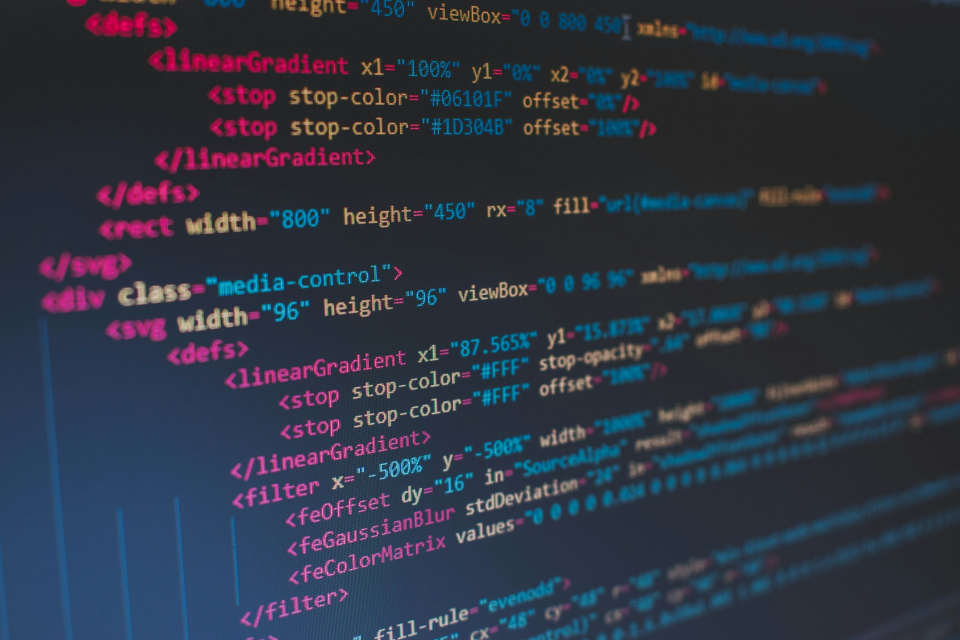
#> input picture scripts/.photo_cache_innovation/innovation-in-action_0.jpg, 1920 x 1280 px, found by its file name (shown at 1/2 size); its folder holds only this picture in this run
$ python generate_innovation_video.py
#> lines starting #> are read from the running program, lines starting #| are printed output that depends on the picture
import os
import urllib.request
import numpy as np
from PIL import Image, ImageDraw, ImageFont, ImageOps
import imageio
import time
import json

def generate_innovation_video():
    slug = "innovation-in-action"
    title_upper = "INNOVATION IN ACTION"
    cache_dir_name = "innovation"

    default_data = [
        {"title": "CODING", "desc": "Building the future through code.", "photo": "https://images.unsplash.com/photo-1542831371-29b0f74f9713?w=1920&auto=format&fit=crop&q=80", "color": [0, 240, 255]},
        {"title": "WORKSHOPS", "desc": "Hands-on experience and rapid prototyping.", "photo": "https://images.unsplash.com/photo-1517048676732-d65bc937f952?w=1920&auto=format&fit=crop&q=80", "color": [255, 68, 119]}
    ]

    width, height = 1920, 1080
    fps = 30
    seconds_per_slide = 5
    transition_seconds = 2

    frames_per_slide = fps * seconds_per_slide
    frames_transition = fps * transition_seconds

    os.makedirs("public/media", exist_ok=True)
    os.makedirs("dist/media", exist_ok=True)
    cache_dir = f"scripts/.photo_cache_{cache_dir_name}"
    os.makedirs(cache_dir, exist_ok=True)

    try:
        font_cinematic_huge = ImageFont.truetype("C:/Windows/Fonts/bahnschrift.ttf", 100)
        font_cinematic_sub = ImageFont.truetype("C:/Windows/Fonts/bahnschrift.ttf", 55)
        font_quote = ImageFont.truetype("C:/Windows/Fonts/bahnschrift.ttf", 45)
        font_div = ImageFont.truetype("C:/Windows/Fonts/arialbd.ttf", 22)
    except Exception:
        font_cinematic_huge = font_cinematic_sub = font_quote = font_div = ImageFont.load_default()

    json_path = f"public/assets/data/{slug}_data.json"
    if not os.path.exists(json_path):
        json_path = f"dist/assets/data/{slug}_data.json"

    if os.path.exists(json_path):
        with open(json_path, 'r', encoding='utf-8') as f:
            slides_data = json.load(f)
    else:
        slides_data = default_data

    colors_palette = [(186, 124, 222), (0, 240, 255), (255, 68, 119), (255, 170, 0), (0, 255, 136)]
    for idx, item in enumerate(slides_data):
        if "color" not in item or not item["color"]:
            item["color"] = colors_palette[idx % len(colors_palette)]
        elif isinstance(item["color"], list):
            item["color"] = tuple(item["color"])

    print(f"Generating {len(slides_data)} slides for {slug}...")
    slides_np = []

    for i, item in enumerate(slides_data):
        base = Image.new('RGB', (width, height), (5, 5, 8))
        draw = ImageDraw.Draw(base)

        photo_img = None
        photo_path = item.get("photo") or item.get("url", "")
        try:
            if photo_path.startswith("http://") or photo_path.startswith("https://"):
                cache_file = os.path.join(cache_dir, f"{slug}_{i}.jpg")
                if not os.path.exists(cache_file):
                    req = urllib.request.Request(photo_path, headers={'User-Agent': 'Mozilla/5.0'})
                    with urllib.request.urlopen(req, timeout=4) as resp, open(cache_file, 'wb') as out:
                        out.write(resp.read())
                if os.path.exists(cache_file):
                    photo_img = Image.open(cache_file).convert('RGB')
#> photo_img is the input picture: PIL image 1920x1280 RGB; mean R, G, B 47.6, 53, 67.1
            else:
                target = None
                for candidate in [photo_path, os.path.join("public", photo_path), os.path.join("dist", photo_path)]:
                    if os.path.exists(candidate):
                        target = candidate
                        break
                if target:
                    photo_img = Image.open(target).convert('RGB')
        except Exception:
            pass

        if photo_img:
            photo_img = ImageOps.fit(photo_img, (width, height), Image.Resampling.LANCZOS)
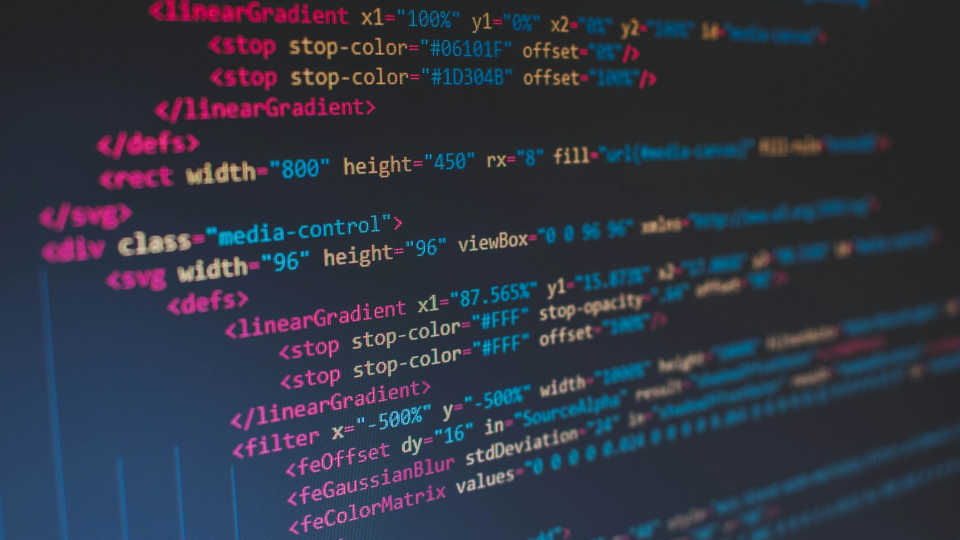
#> photo_img: PIL image 1920x1080 RGB (shown at 1/2 size); mean R, G, B 48, 52.8, 66.6
            overlay = Image.new('RGBA', (width, height), (0, 0, 0, 100))
            base.paste(photo_img, (0, 0))
            base.paste(overlay, (0, 0), overlay)
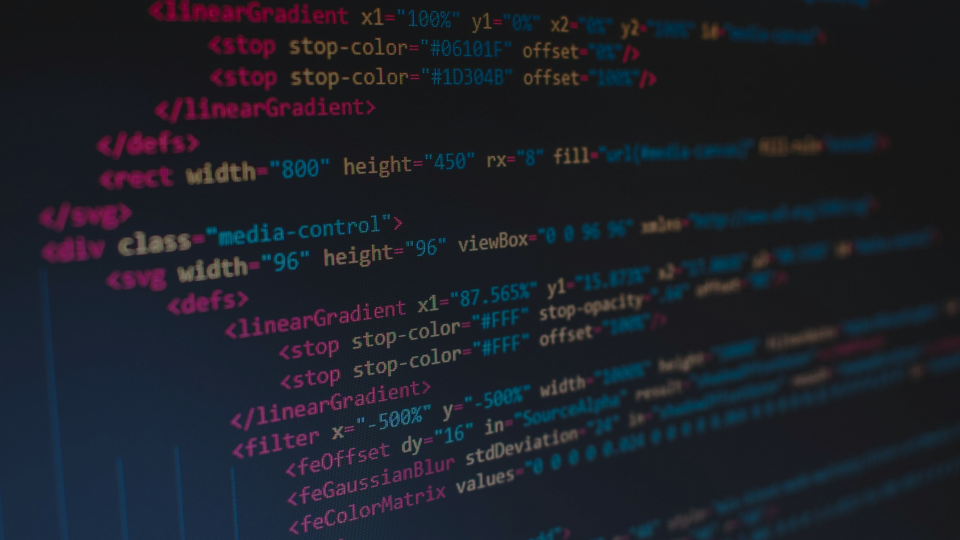
#> base: PIL image 1920x1080 RGB (shown at 1/2 size); mean R, G, B 29.2, 32.1, 40.5
        else:
            for x in range(0, width, 60):
                draw.line([(x, 0), (x, height)], fill=(25, 20, 30), width=1)
            for y in range(0, height, 60):
                draw.line([(0, y), (width, y)], fill=(25, 20, 30), width=1)

        title_text = item.get("title", title_upper)
        quote_text = item.get("desc", item.get("quote", "Innovation meets leadership."))

        import textwrap
        wrapped_sub = textwrap.wrap(quote_text, width=65)

        bx = 120
        by = height - 300 - (len(wrapped_sub) - 1) * 50

        draw.text((bx, by), title_text, fill=(255, 255, 255), font=font_cinematic_huge)

        for line_i, line in enumerate(wrapped_sub):
            draw.text((bx + 5, by + 120 + line_i * 50), line, fill=(200, 210, 220), font=font_quote)

        c = tuple(item.get("color", [0, 255, 170]))
        draw.text((120, 90), title_upper, fill=(255, 255, 255), font=font_div)
        draw.text((width - 300, 90), f"ACT {i+1:02d} // 2026", fill=c, font=font_div)

        slides_np.append(np.array(base))
        if i == 0:
            base.save(f"public/media/{slug}-slideshow-thumbnail.jpg", "JPEG", quality=95)
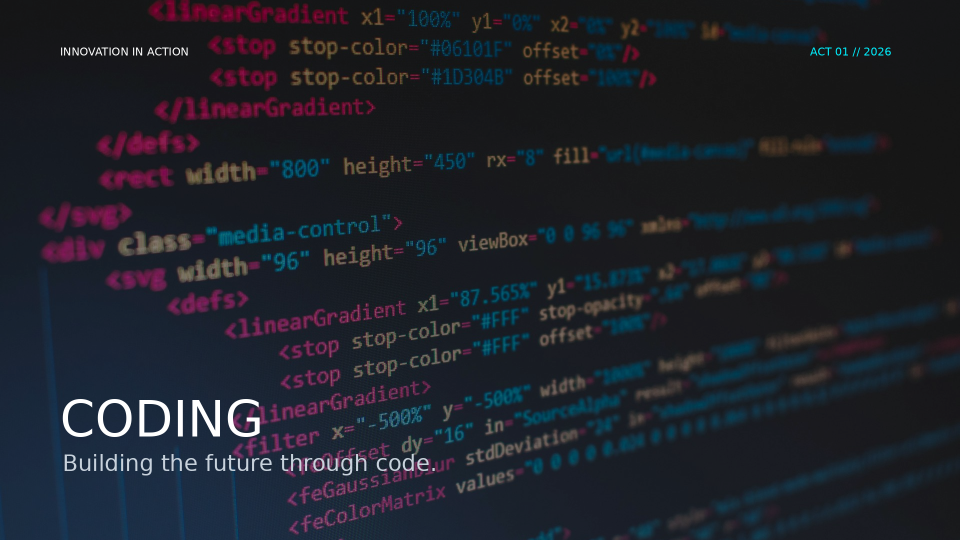
#> saved as innovation-in-action-slideshow-thumbnail.jpg: PIL image 1920x1080 RGB (shown at 1/2 size); mean R, G, B 30.9, 33.8, 42.1
            base.save(f"dist/media/{slug}-slideshow-thumbnail.jpg", "JPEG", quality=95)

    ts = int(time.time())
    out_tmp = f"public/media/tmp_{slug}_{ts}.mp4"
    out_public = f"public/media/{slug}-slideshow-{ts}.mp4"
    out_dist = f"dist/media/{slug}-slideshow-{ts}.mp4"

    print(f"Writing MP4 for {slug}...")
    try:
        writer = imageio.get_writer(out_tmp, fps=fps, codec='libx264', quality=8, pixelformat='yuv420p', macro_block_size=None)
        for slide_idx in range(len(slides_data)):
            curr_slide = slides_np[slide_idx]
            next_slide = slides_np[(slide_idx + 1) % len(slides_data)]
            for _ in range(frames_per_slide - frames_transition):
                writer.append_data(curr_slide)
            for f in range(frames_transition):
                alpha = (f + 1) / frames_transition
                blended = (curr_slide.astype(np.float32) * (1.0 - alpha) + next_slide.astype(np.float32) * alpha).astype(np.uint8)
                writer.append_data(blended)
        writer.close()

        if os.path.exists(out_tmp):
            try:
                import imageio_ffmpeg
                ffmpeg_exe = imageio_ffmpeg.get_ffmpeg_exe()
                ret = os.system(f'"{ffmpeg_exe}" -y -i "{out_tmp}" -c copy -movflags +faststart "{out_public}" >nul 2>&1')
                if ret != 0:
                    import shutil
                    shutil.copy2(out_tmp, out_public)
            except Exception:
                import shutil
                shutil.copy2(out_tmp, out_public)
            if os.path.exists(out_tmp):
                try: os.remove(out_tmp)
                except: pass

        import shutil
        if os.path.exists(out_public):
            shutil.copy2(out_public, out_dist)

        # Cleanup old videos to keep only the latest one
        prefix = "-".join(os.path.basename(out_public).split("-")[:-1])
        import glob
        for old_vid in glob.glob(f"public/media/{prefix}-*.mp4"):
            if old_vid != out_public:
                try: os.remove(old_vid)
                except: pass
        for old_vid in glob.glob(f"dist/media/{prefix}-*.mp4"):
            if old_vid != out_dist:
                try: os.remove(old_vid)
                except: pass
            print(f"Video {slug} generated successfully!")

            for fpath in ['public/assets/data/cms_projects.json', 'dist/assets/data/cms_projects.json']:
                if os.path.exists(fpath):
                    with open(fpath, 'r', encoding='utf-8') as f:
                        pdata = json.load(f)
                    fl = next((p for p in pdata if p.get('slug') == slug), None)
                    if fl and 'video' in fl:
                        fl['video']['url'] = f'/media/{slug}-slideshow-{ts}.mp4?v={ts}'
                        fl['video']['thumbnail'] = f'/media/{slug}-slideshow-thumbnail.jpg?v={ts}'
                        fl['image'] = f'/media/{slug}-slideshow-thumbnail.jpg?v={ts}'
                        fl['video']['filename'] = f'{slug}-slideshow-{ts}.mp4'
                        fl['video']['filesize'] = os.path.getsize(out_public)
                    with open(fpath, 'w', encoding='utf-8') as f:
                        json.dump(pdata, f, indent=2)
    except Exception as e:
        print(f"Error for {slug}:", e)

if __name__ == "__main__":
    generate_innovation_video()
#> (the call stopped at in generate_innovation_video, `with urllib.request.urlopen(req, timeout=4) as resp, open(cache_file, ..`: the network is not available in this run)
